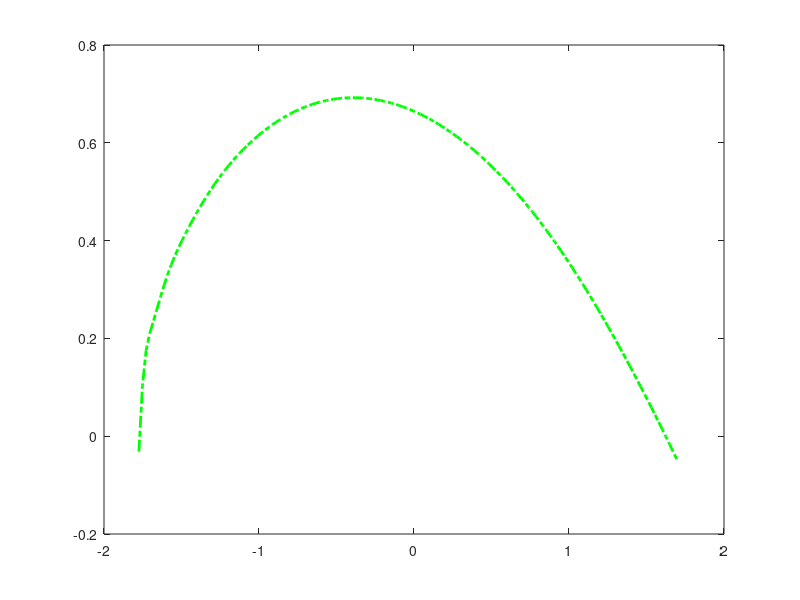

Recreate this plot in MATLAB.
x_joukow = [-1.7550, -1.7400, -1.6960, -1.6010, -1.4830, -1.2950, -1.0430, -0.8354, -0.5833, -0.2872, 0.1997, 0.8372, 1.3570,  1.69500];
y_joukow = [ 0.0893,  0.1461,  0.2196,  0.3199,  0.4088,  0.5115,  0.6042,  0.6529,  0.6852,  0.6903, 0.6297, 0.4284, 0.1643, -0.04687];
%[L,X] = buildInterpolation(150, x_joukow,y_joukow);
%plot(X,L,'--r',x_joukow,y_joukow,'rd','MarkerFaceColor','r','MarkerSize',7);

X = linspace(-1.775,1.695,150);
s = spline(x_joukow,y_joukow,X);
plot(X,s,'-.g','LineWidth',2)